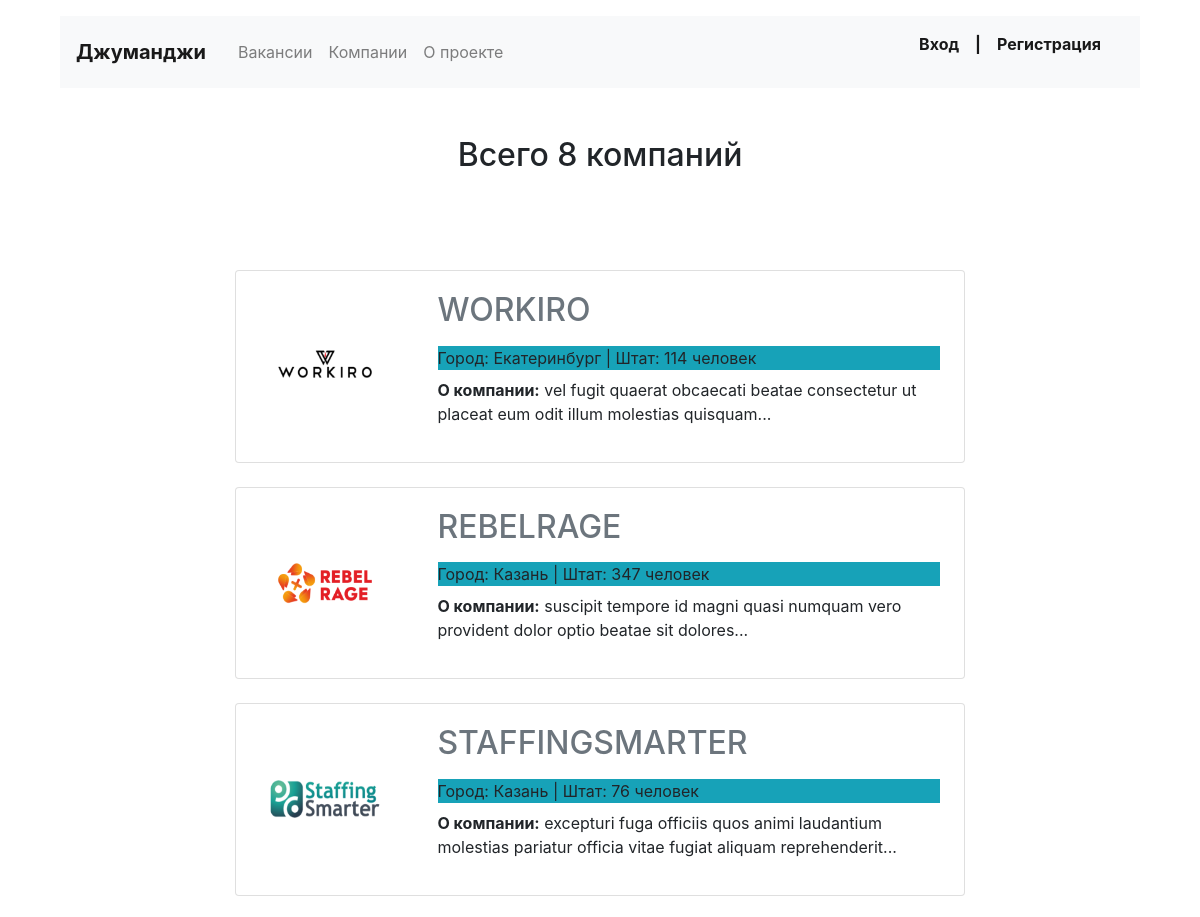
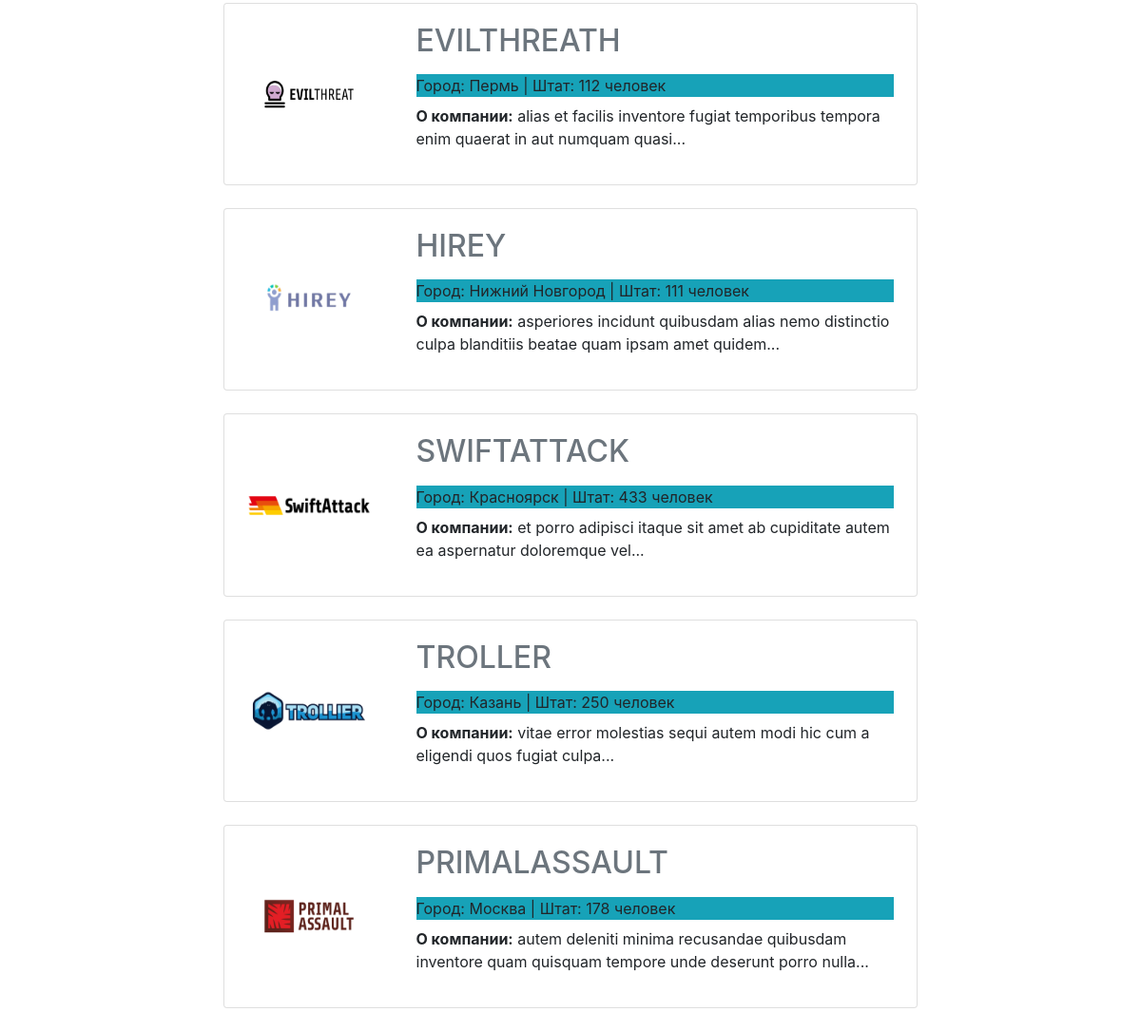
The page /company/ on the database its author committed (2 pictures, top to bottom).
### job/models.py (models this page shows, shortened)
class Company(models.Model):
    name = models.CharField(max_length=32, verbose_name="Компания", unique=True)
    location = models.CharField(max_length=32, verbose_name="Город", blank=True, null=True)
    logo = models.ImageField(verbose_name="Логотип", upload_to="MEDIA_COMPANY_IMAGE_DIR", blank=True, null=True)
    description = models.TextField(verbose_name="Информация о компании", blank=True, null=True)
    employee_count = models.IntegerField(verbose_name="Количество сотрудников", null=True, blank=True)
    owner = models.OneToOneField(User, related_name="company", on_delete=models.CASCADE)
    def get_absolute_url(self):
        return reverse('company', kwargs={'pk': self.pk})
    class Meta:
        verbose_name = "Компания"
        verbose_name_plural = "Компании"

### job/views.py (the view)
# urls.py: path('company/', CompaniesView.as_view(), name='companies'),
class CompaniesView(ListView):
    model = Company
    template_name = 'job/companies.html'
    context_object_name = 'companies'
    paginate_by = 8

### job/context_processors.py (called while the page is built)
def titles(request):
    return {
        'title': 'Джуманджи',
        'skillist': sample(skillist, 5),
    }

### job/templates/job/companies.html (shortened to what this page needs)
{% extends 'base.html' %}
{% block cards1 %}
<h2 class="text-center py-5">Всего {{ page_obj.paginator.count }} компаний </h2>
  <section>
      <div class="row mt-5">
        <div class="col-12 col-lg-8 offset-lg-2 m-auto">
          {% for company in companies %}
          <div class="card mb-4">
            <div class="card-body px-4">
              <div class="row">
                <div class="col-12 col-md-4 col-lg-3 d-flex align-items-center">
                      <a href="{{ company.get_absolute_url }}">
                        {% if company.logo %}
                          <img src="{{ company.logo.url }}" width="130" height="80" alt="">
                        {% else %}
                          <h5>{{ company.name }}</h5>
                        {% endif %}
                      </a>
                </div>
                <div class="col-12 col-md-8 col-lg-9">
                  <a class="text-secondary" href="{{ company.get_absolute_url }}"><h2 class="h2 pb-2">{{ company.name|upper }}</h2></a>
                  <p class="mb-2 bg-info">Город: {{ company.location }} | Штат: {{ company.employee_count }} человек</p>
                  <p><b>О компании:</b> {% lorem 13 w random %}...</p>
                </div>
              </div>
            </div>
          </div>
         {% endfor %}
        </div>
      </div>
    </section>
{% endblock %}

### templates/base.html (shortened to what this page needs)
{% load static %}
<!DOCTYPE html>
<html lang="ru">
<head>
  <link rel="stylesheet" href="https://stackpath.bootstrapcdn.com/bootstrap/4.3.1/css/bootstrap.min.css">
</head>
<body>
  <main class="container mt-3">
        {% include 'incl/header.html' %}
        {% block cards1 %}{% endblock %}
  </main>
</body>
</html>

### templates/incl/header.html (shortened to what this page needs)
<header class="container mt-3">
<nav class="navbar navbar-expand-lg navbar-light bg-light">
  <a class="navbar-brand mr-4 font-weight-bold" href="{% url 'main' %}">{{ title }}</a>
  <div class="collapse navbar-collapse justify-content-between" id="navbarNav">
    <ul class="navbar-nav col-10">
      <li class="nav-item">
        <a class="nav-link" href="{% url 'vacancies' %}">Вакансии</a>
      </li>
      <li class="nav-item">
        <a class="nav-link" href="{% url 'companies' %}">Компании</a>
      </li>
      <li class="nav-item">
        <a class="nav-link" href="{% url 'about' %}">О проекте</a>
      </li>
    </ul>
    {% include 'incl/incl_profile.html' %}
  </div>
</nav>
</header>

### templates/incl/incl_profile.html
<ul class="navbar-nav col-2 justify-content-end">
    {% if request.user.is_authenticated %}
    <li class="nav-item active">
      <div class="dropdown open">
        <button class="btn btn-light font-weight-bold dropdown-toggle" type="button" id="dropdownMenu2" data-toggle="dropdown" aria-haspopup="true" aria-expanded="false">
           {{ request.user }}
        </button>
        <div class="dropdown-menu" aria-labelledby="dropdownMenu2">
          <a href="{% url 'profile' request.user.pk %}" class="dropdown-item nav-link font-weight-bold"><span>Профиль</span></a>
            {%  if request.user.resume %}
            <a href="{% url 'updresume' user.resume.pk %}" class="dropdown-item nav-link font-weight-bold"><span>Резюме</span></a>
            {% else %}
            <a href="{% url 'demo_resume' %}" class="dropdown-item nav-link font-weight-bold"><span>Резюме</span></a>
            {% endif %}
            {% if request.user.company %}
            <a href="{% url 'update_comp' request.user.company.pk %}" class="dropdown-item nav-link font-weight-bold"><span>Компания</span></a>
            {% else %}
            <a href="{% url 'demo_comp' %}" class="dropdown-item nav-link font-weight-bold"><span>Компания</span></a>
            {% endif %}
          <a href="{% url 'logout' %}" class="dropdown-item nav-link font-weight-bold"><span>Выход</span></a>
        </div>
      </div>
    </li>
    {% else %}
    <li class="nav-item active">
      <a href="{% url 'login' %}" class="nav-link font-weight-bold"><span>Вход</span></a>
    </li>
    <li class="nav-item active">
     <p class="nav-link font-weight-bold"><span>|</span></p>
    </li>
    <li class="nav-item active">
      <a href="{% url 'signup' %}" class="nav-link font-weight-bold"><span>Регистрация</span></a>
    </li>
    {% endif %}
</ul>

### rows shown on the page
Company: logo (picture), name "WORKIRO", location "Екатеринбург", employee_count "114", lorem "vel fugit quaerat obcaecati beatae consectetur ut placeat eum odit illum molestias quisquam"
Company: logo (picture), name "REBELRAGE", location "Казань", employee_count "347", lorem "suscipit tempore id magni quasi numquam vero provident dolor optio beatae sit dolores"
Company: logo (picture), name "STAFFINGSMARTER", location "Казань", employee_count "76", lorem "excepturi fuga officiis quos animi laudantium molestias pariatur officia vitae fugiat aliquam reprehenderit"
Company: logo (picture), name "EVILTHREATH", location "Пермь", employee_count "112", lorem "alias et facilis inventore fugiat temporibus tempora enim quaerat in aut numquam quasi"
Company: logo (picture), name "HIREY", location "Нижний Новгород", employee_count "111", lorem "asperiores incidunt quibusdam alias nemo distinctio culpa blanditiis beatae quam ipsam amet quidem"
Company: logo (picture), name "SWIFTATTACK", location "Красноярск", employee_count "433", lorem "et porro adipisci itaque sit amet ab cupiditate autem ea aspernatur doloremque vel"
Company: logo (picture), name "TROLLER", location "Казань", employee_count "250", lorem "vitae error molestias sequi autem modi hic cum a eligendi quos fugiat culpa"
Company: logo (picture), name "PRIMALASSAULT", location "Москва", employee_count "178", lorem "autem deleniti minima recusandae quibusdam inventore quam quisquam tempore unde deserunt porro nulla"

### other values the page prints
{{ title }} "Джуманджи"
{{ page_obj.paginator.count }} "8"
